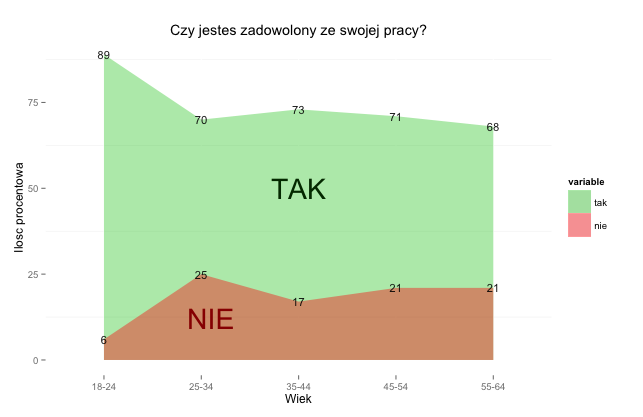

R code for this plot:
tak <- c(89, 70, 73, 71, 68)
nie <- c(6, 25, 17, 21, 21)
wiek <- factor(c("18-24", "25-34", "35-44", "45-54", "55-64"))
dane <- data.frame(wiek, tak, nie)

library("ggplot2")
library("dplyr")

library(reshape2)


dane.melt <- melt(dane, id="wiek")

names(dane.melt)[3] <- "value"


dane.melt


cbPalette <- c("#33CC33", "red")

ggplot(dane.melt, aes(x=wiek, value, group=variable, label=value)) +
  geom_ribbon(aes(ymin=0, ymax=value, group=variable, fill=variable),  alpha = 0.4) +
  geom_text(size=4, color="black", alpha=0.9)+
  scale_fill_manual(values=cbPalette) +   
  annotate("text", x = 3, y = 50, label = "TAK", color="#003300", size=10) +
  annotate("text", x = 2.1, y = 12, label = "NIE", color="#990000", size=10) +
  theme(panel.background=element_rect(fill = "white"), 
        axis.line = element_line(linetype="blank")) +
  labs(title = "Czy jestes zadowolony ze swojej pracy?") +
  ylab("Ilosc procentowa") +   #modyfikacja axisa y 
  xlab("Wiek")
